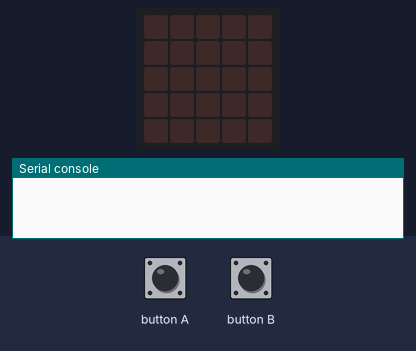
Recording of a program running on a simulated BBC micro:bit (MakeCode). Shown: the board's 5×5 LED display, the last lines printed to the serial console. The inputs (shaded band) are chosen by the test bench. No radio messages arrive unless stated (any console line starting 'radio sent:' is added by the test bench).

Above: at 1.2 s.
1.3 s: button A pressed for 0.15 s
At 2.0 s:
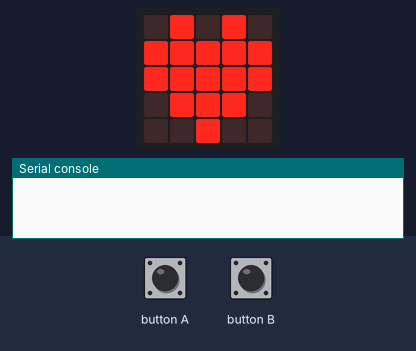
3.7 s: button B pressed for 0.15 s
At 4.1 s:
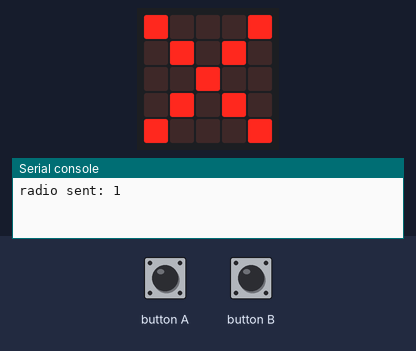
Timing chart, 0 to 6.7 s (numbered marks = the images above; inputs shaded):
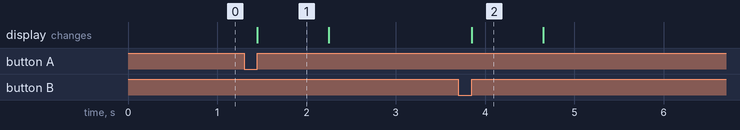

The program:

main.ts
```typescript
radio.onReceivedNumber(function (receivedNumber) {
    if (receivedNumber == 1) {
        basic.showIcon(IconNames.Heart)
        basic.pause(200)
        basic.clearScreen()
    }
    if (receivedNumber == 0) {
        basic.showIcon(IconNames.No)
        basic.pause(200)
        basic.clearScreen()
    }
})
input.onButtonPressed(Button.A, function () {
    basic.showIcon(IconNames.Heart)
    basic.pause(200)
    basic.clearScreen()
    radio.sendNumber(1)
})
input.onButtonPressed(Button.B, function () {
    basic.showIcon(IconNames.No)
    basic.pause(200)
    basic.clearScreen()
    radio.sendNumber(0)
})
radio.setGroup(1)
radio.setTransmitPower(7)
```

test.ts
```typescript
// 테스트는 여기로 이동합니다; 이 패키지가 확장으로 사용될 때 컴파일되지 않을 것 입니다.
```

Measured:
- after the input at 1.3 s, the display: changes after 0.15 s (image 1)
- after the input at 3.7 s, the display: changes after 0.15 s (image 2)
- what the display in image 1 shows lasts 0.8 s, from 1.5 s to 2.3 s
